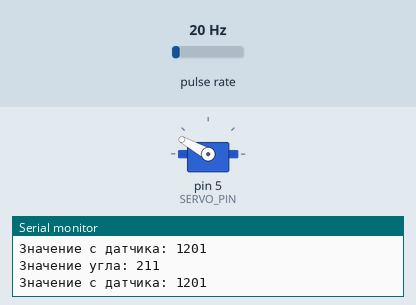
This sketch was run on a simulated Arduino Uno, built with avr-gcc and run on an emulated ATmega328P. Shown: servo, the last lines printed to the serial monitor. Wiring (inferred from the names in the program): pulse sensor: data pin 2. The test bench sets the inputs (shaded band); at power-on: pulse rate 20 Hz.

Above: at 1.2 s.
1.3 s: pulse rate (sensor on pin 2) set to 50 Hz
At 4.1 s:
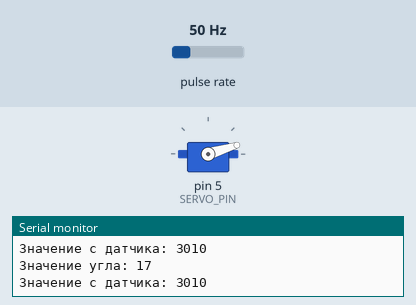
4.3 s: pulse rate (sensor on pin 2) set to 196 Hz
At 4.6 s:
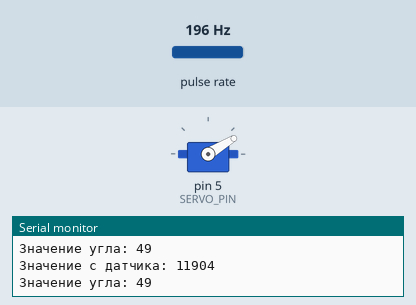
7.3 s: pulse rate (sensor on pin 2) set to 4 Hz
At 7.57 s:
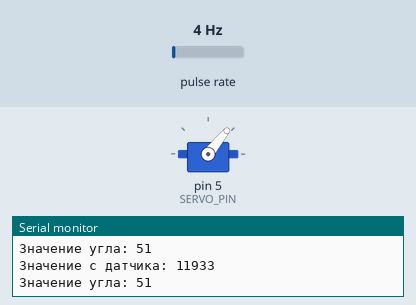
Timing chart, 0 to 10.3 s (numbered marks = the images above; inputs shaded):
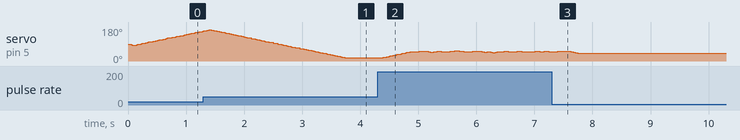

The sketch:

sketch_nov28a.ino
```cpp
// ======================= НАСТРОЙКИ =======================


#define SENSOR_PIN 2  // пин подключения датчика

#define SENSOR_VALUE_MIN 0     // минимальное показание датчика
#define SENSOR_VALUE_MAX 1023  // макимальное показание датчика

#define SERVO_PIN 5  // пин для подключения сервопривода

#define SERVO_SPEED 80  // скорость сервопривода (град/сек)
#define SERVO_ACCEL 1   // скорость ускорения/торможения

#define SERVO_ANGLE_MIN 0    // минимальный угол сервопривода
#define SERVO_ANGLE_MAX 180  // максимальный угол сервопривода


// ==========================================================


#include <ServoSmooth.h>
ServoSmooth servo;  // объявляем объект класса ServoSmooth

int RPM, position;
long lastflash;


void setup() {

  Serial.begin(9600);
  Serial.println("Начало работы");

  servo.attach(SERVO_PIN);

  servo.setSpeed(SERVO_SPEED);  // ограничить скорость
  servo.setAccel(SERVO_ACCEL);  // установить ускорение (разгон и торможение)

  servo.setTargetDeg(0);

  attachInterrupt(0, sensor, RISING);  //подключить прерывание на 2 пин при повышении сигнала
}


void loop() {
  servo.tick();

  static byte angle = 0;  // переменная для угла сервопривода

  Serial.print("Значение с датчика: ");
  Serial.println(RPM);

  angle = map(RPM, SENSOR_VALUE_MIN, SENSOR_VALUE_MAX, SERVO_ANGLE_MIN, SERVO_ANGLE_MAX);
  /*
  Преобразуем значение получаемое с датчика в значение угла сервопривода
  с помощью функции map()
  */

  Serial.print("Значение угла: ");
  Serial.println(angle);

  servo.setTargetDeg(angle);  //устанавливаем угол на сервоприводе
}


void sensor() {
  RPM = 60 / ((float)(micros() - lastflash) / 1000000);  //расчет количества оборотов
  lastflash = micros();                                  //запомнить время последнего оборота
}
```
